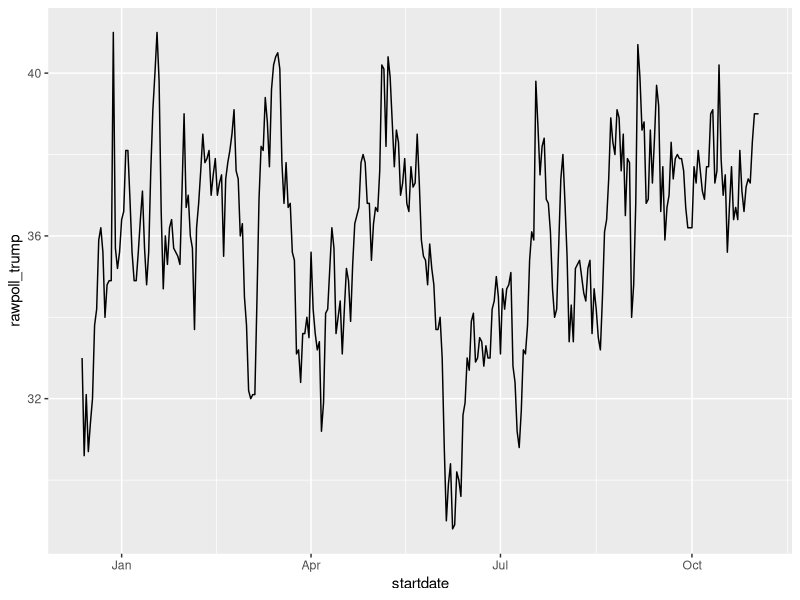

Write the R code that produced this figure.
## ---- chunk 1
library(tidyverse)
library(dslabs)
data("polls_us_election_2016")
polls_us_election_2016$startdate %>% head
## ---- chunk 2
class(polls_us_election_2016$startdate)
## ---- chunk 3
as.numeric(polls_us_election_2016$startdate) %>% head
## ---- chunk 4
polls_us_election_2016 %>% filter(pollster == "Ipsos" & state =="U.S.") %>%
  ggplot(aes(startdate, rawpoll_trump)) +
  geom_line()
## ---- chunk 5
library(lubridate)
## ---- chunk 6
set.seed(2)
dates <- sample(polls_us_election_2016$startdate, 10) %>% sort
dates
## ---- chunk 7
data.frame(month = month(dates),
           day = day(dates),
           year = year(dates))
## ---- chunk 8
month(dates, label = TRUE)
## ---- chunk 9
x <- c(20090101, "2009-01-02", "2009 01 03", "2009-1-4",
       "2009-1, 5", "Created on 2009 1 6", "200901 !!! 07")
ymd(x)
## ---- chunk 10
x <- "09/01/02"
## ---- chunk 11
ymd(x)
## ---- chunk 12
mdy(x)
## ---- chunk 13
ydm(x)
myd(x)
dmy(x)
dym(x)
## ---- chunk 14
now()
now("GMT")
## ---- chunk 15
now() %>% hour()
now() %>% minute()
now() %>% second()
## ---- chunk 16
x <- c("12:34:56")
hms(x)
## ---- chunk 17
x <- "Nov/2/2012 12:34:56"
mdy_hms(x)
## ---- chunk 18
library(dplyr)
library(dslabs)
library(lubridate)
## ---- chunk 19
dates <- c("09-03-12", "12-4-9", "0610, 03", "Made on 27 6 1920")

# Your code here
## ---- chunk 20
# Your code here
## ---- chunk 21
df2 <- data.frame(
  year = c(2003, 2009, 2012, 2016),
	age = c(17, 23, 26, 30))

# Your code here
## ---- chunk 22
library(dplyr)
library(dslabs)
library(lubridate)
## ---- chunk 23
dates <- c("09-03-12", "12-4-9", "0610, 03", "Made on 27 6 1920")

dates <- dmy(dates)
dates
## ---- chunk 24
clean_dates <- data.frame(
  month = month(dates),
  day = day(dates),
  year = year(dates))

clean_dates
## ---- chunk 25
df2 <- data.frame(
  year = c(2003, 2009, 2012, 2016),
	age = c(17, 23, 26, 30))

new_df <- full_join(clean_dates, df2, by = "year")
new_df
